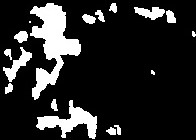
#> input picture app/san1.jpg, 196 x 140 px
$ python test.py   (older library calls are emulated)
#> lines starting #> are read from the running program, lines starting #| are printed output that depends on the picture; after the words box and inside, x2 and y2 are one past the last pixel; in counts of white or black regions, pixels touching at a corner belong together
# Standard imports
import cv2
import numpy as np;


im = cv2.imread("san1.jpg", cv2.IMREAD_GRAYSCALE)
#> im is the input picture: shape (140, 196); min 0, max 255, mean 40.8
cv2.imshow('segment', im)
#Apply treshold
ret,im = cv2.threshold(im,240,255,cv2.THRESH_BINARY)
#> im: shape (140, 196); 15.9% white; 17 white regions (3 under 20 px), largest, box (x1, y1, x2, y2) and area: (30, 3, 81, 100) 2116, (36, 100, 97, 139) 943, (3, 47, 32, 82) 336

kernel = np.ones((5,6),np.uint8)

#erosion = cv2.erode(im,kernel,iterations = 3)
im = cv2.erode(im,kernel,iterations = 2)
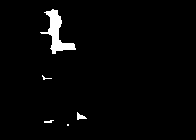
#> im: shape (140, 196); 2.3% white; 5 white regions (2 under 20 px), largest, box (x1, y1, x2, y2) and area: (40, 9, 76, 54) 551, (77, 112, 87, 120) 41, (44, 120, 54, 123) 20
# [4 lines of commented-out code are left out]
cv2.imshow('segment4', im)

# Setup SimpleBlobDetector parameters.
params = cv2.SimpleBlobDetector_Params()

#filter by color
params.filterByColor = True
params.blobColor = 255

# Filter by Convexity
params.filterByConvexity = True
params.minConvexity = 0.01

# Filter by Inertia
params.filterByInertia = True
params.minInertiaRatio = 0.01

# Create a detector with the parameters
ver = (cv2.__version__).split('.')
if int(ver[0]) < 3 :
    detector = cv2.SimpleBlobDetector(params)
else :
    detector = cv2.SimpleBlobDetector_create(params)

# Detect blobs.
keypoints = detector.detect(im)
#> keypoints = 2 keypoints; (x, y, size): (57, 33, 31), (80, 116, 6.7)

# Draw detected blobs as red circles.
#cv2.DRAW_MATCHES_FLAGS_DRAW_RICH_KEYPOINTS ensures the size of the circle        corresponds to the size of blob
im_with_keypoints = cv2.drawKeypoints(im, keypoints, np.array([]),   (0,0,255),     cv2.DRAW_MATCHES_FLAGS_DRAW_RICH_KEYPOINTS)

# Show keypoints
cv2.imwrite("keypoints.jpg",im_with_keypoints)
print("Total of objects")
print(len(keypoints))
#| 2

cv2.waitKey(0)
cv2.destroyAllWindows()

$ run again, with app/san2.jpg copied over app/san1.jpg
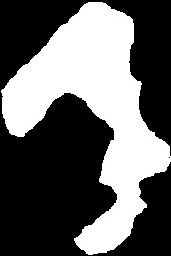
#> input picture app/san2.jpg, 171 x 256 px
#> im is the input picture: shape (256, 171); min 0, max 255, mean 99.5
#> `im = cv2.erode(im,kernel,iterations = 2)`:
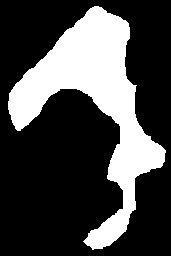
#> im: shape (256, 171); 28% white; 1 white region, box (x1, y1, x2, y2) and area: (8, 6, 166, 250) 12239
#> keypoints = ()
#| 0

$ run again, with app/san3.jpg copied over app/san1.jpg
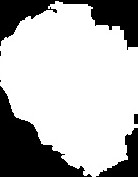
#> input picture app/san3.jpg, 138 x 177 px
#> im is the input picture: shape (177, 138); min 0, max 255, mean 180.8
#> `im = cv2.erode(im,kernel,iterations = 2)`:
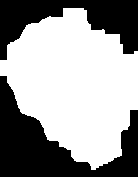
#> im: shape (177, 138); 59.9% white; 2 black regions, box (x1, y1, x2, y2) and area: (0, 76, 138, 177) 5766, (0, 0, 138, 60) 4026
#> keypoints = ()
#| 0

$ run again, with app/Untitled.jpg copied over app/san1.jpg
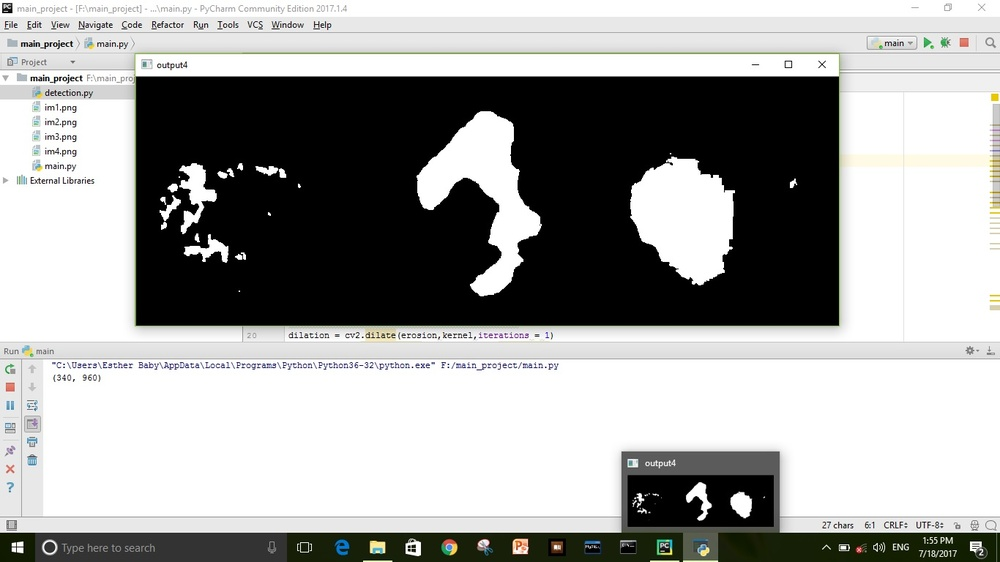
#> input picture app/Untitled.jpg, 1000 x 562 px, shrunk from 1366 x 768 before the run
#> `ret,im = cv2.threshold(im,240,255,cv2.THRESH_BINARY)`:
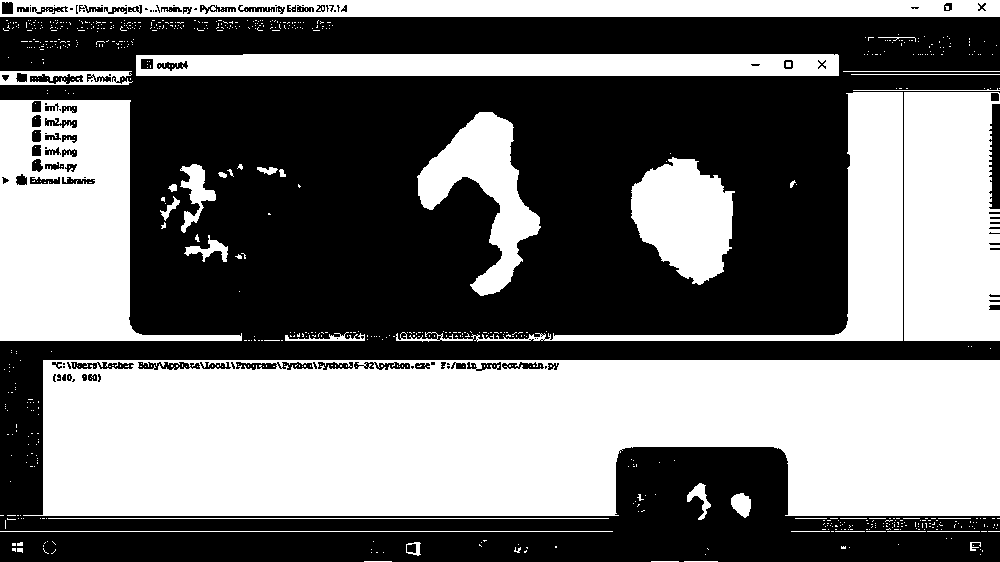
#> im: shape (562, 1000); 46.4% white; 790 white regions (741 under 20 px), largest, box (x1, y1, x2, y2) and area: (23, 360, 1000, 516) 135086, (0, 100, 242, 341) 30368, (904, 92, 1000, 341) 22693
#> `im = cv2.erode(im,kernel,iterations = 2)`:
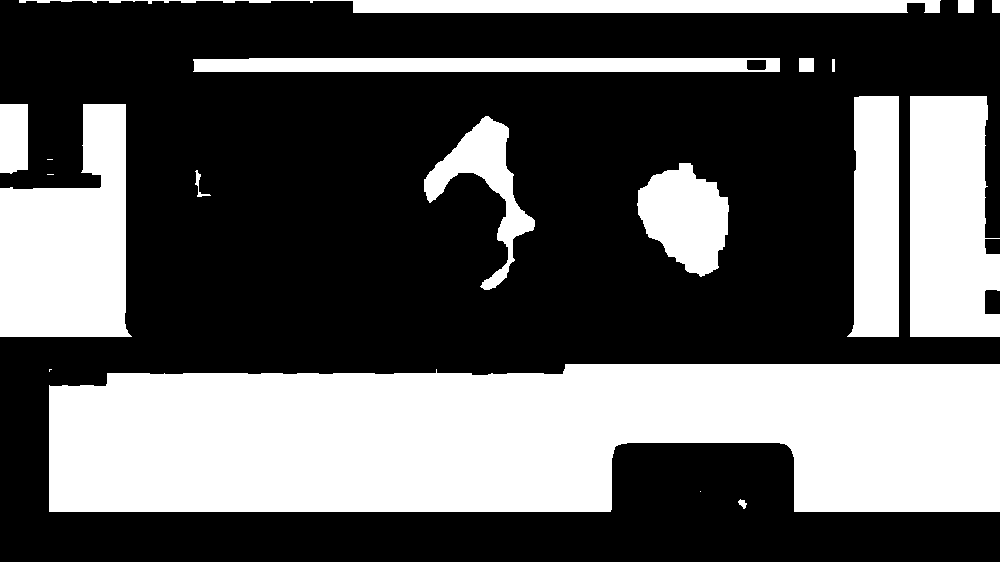
#> im: shape (562, 1000); 36.6% white; 19 white regions (4 under 20 px), largest, box (x1, y1, x2, y2) and area: (49, 364, 1000, 512) 122778, (0, 104, 132, 337) 22137, (910, 96, 1000, 337) 19072
#> keypoints = 5 keypoints; (x, y, size): (13, 137, 54.2), (966, 6, 15.5), (806, 64, 15.3), (996, 6, 12), (742, 503, 7.1)
#| 5
